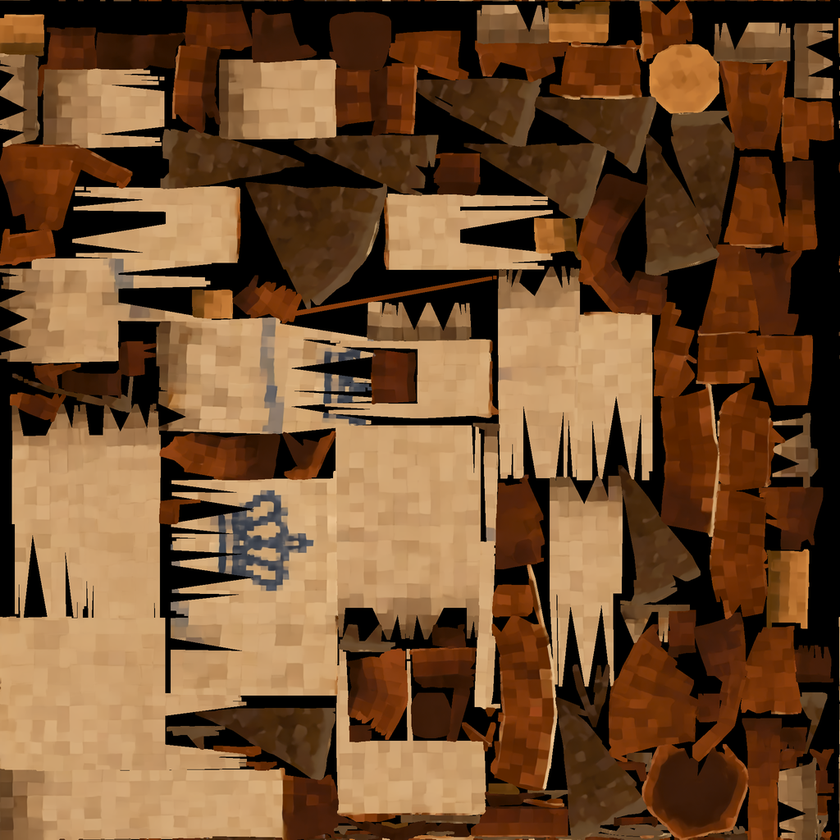
#> input picture docs/concepts/marks/jug_0.orig.png, 840 x 840 px, shrunk from 1024 x 1024 before the run
$ python clean_jug_texture.py
#> lines starting #> are read from the running program, lines starting #| are printed output that depends on the picture; after the words box and inside, x2 and y2 are one past the last pixel; in counts of white or black regions, pixels touching at a corner belong together
"""Paints the blue crown out of the Meshy jug's own texture (assets/items/jug_0.png).
Meshy baked a crown stamp into the jug, so every version showed it, and the RED WINGS copy showed both stamps. The stamp is now drawn per
version by scripts/marks.gd (the real crown, RED WINGS, the crown with ®), so the jug's glaze must be blank where it sat.
Every clearly blue pixel is filled from its unblue neighbours, working inward from the edge of the stamp, so the glaze's pixel pattern
continues across. Works from the untouched original, docs/concepts/marks/jug_0.orig.png. Run: python tools/clean_jug_texture.py  (needs Pillow, numpy, scipy)
"""
import os
import shutil
import numpy as np
from PIL import Image
from scipy import ndimage

ROOT = os.path.join(os.path.dirname(os.path.abspath(__file__)), "..")
TEX = os.path.join(ROOT, "assets", "items", "jug_0.png")
ORIG = os.path.join(ROOT, "docs", "concepts", "marks", "jug_0.orig.png")      # the untouched Meshy texture, kept in the repo


# where the baked stamp is in the jug's texture: the crown, and the two bluish lines of its label band (x0, y0, x1, y1 as fractions)
STAMP_AREAS = [(0.19, 0.56, 0.40, 0.71), (0.29, 0.36, 0.33, 0.54), (0.37, 0.36, 0.46, 0.5)]


def main():
    if not os.path.exists(ORIG):
        os.makedirs(os.path.dirname(ORIG), exist_ok=True)
        shutil.copy(TEX, ORIG)
    im = Image.open(ORIG).convert("RGB")
#> im is the input picture: PIL image 840x840 RGB; mean R, G, B 114, 78.4, 46.8
    a = np.asarray(im).astype(np.float32)
    r, g, b = a[..., 0], a[..., 1], a[..., 2]
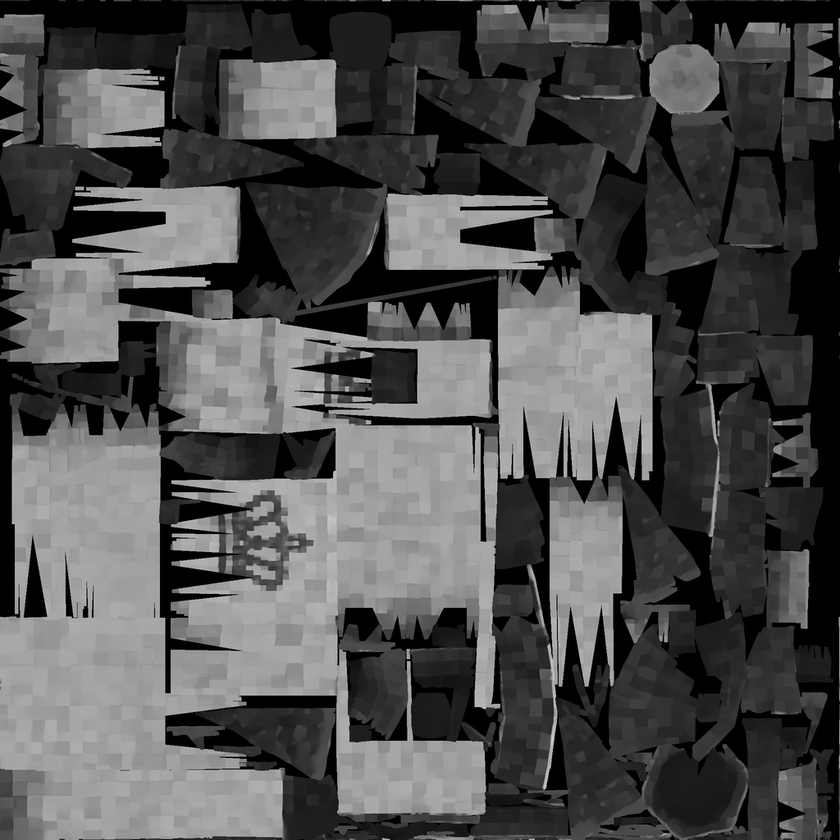
#> g: shape (840, 840) float32; min 0, max 210, mean 78.4
    lum = 0.299 * r + 0.587 * g + 0.114 * b
    inky = (b > r - 32) & (lum > 25)                            # the stamp's grey-blue ink (the cream glaze is far warmer: b - r < -50)
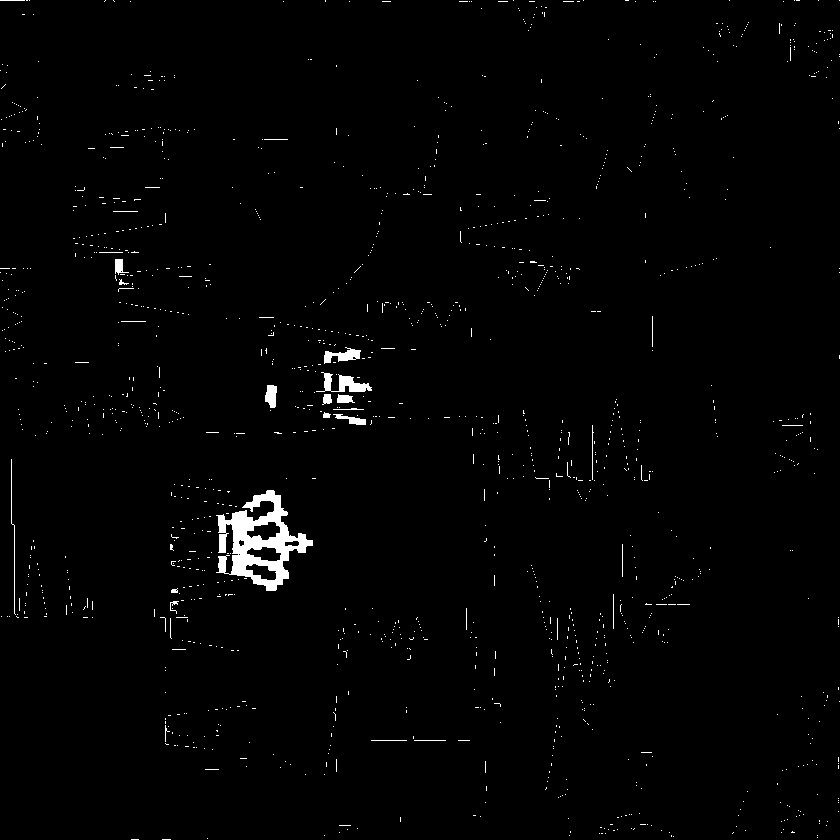
#> inky: shape (840, 840) bool; 1.3% white; 1468 white regions (1438 under 20 px), largest, box (x1, y1, x2, y2) and area: (216, 490, 313, 591) 3915, (316, 372, 372, 392) 494, (324, 347, 361, 364) 315
    h, w = lum.shape
#> h = 840; w = 840
    area = np.zeros_like(inky)
    for (x0, y0, x1, y1) in STAMP_AREAS:                        # only where Meshy painted the stamp (fractions of the texture)
        area[int(y0 * h):int(y1 * h), int(x0 * w):int(x1 * w)] = True
    todo = ndimage.binary_dilation(inky & area, iterations=3) & area & (lum > 20)      # the ink and its soft edge; never the black gaps
#> todo: shape (840, 840) bool; 1.6% white; 57 white regions (21 under 20 px), largest, box (x1, y1, x2, y2) and area: (190, 487, 316, 594) 6248, (311, 392, 367, 420) 890, (312, 371, 375, 393) 830
    print("stamp pixels:", int(todo.sum()))
#| stamp pixels: 11017
    filled = a.copy()
    known = ~todo & (lum > 60)                                  # fill from glaze only, never from the black gaps between islands
#> known: shape (840, 840) bool; 52.3% white; 184 black regions (121 under 20 px), largest, box (x1, y1, x2, y2) and area: (0, 0, 840, 840) 275506, (0, 321, 335, 693) 31179, (310, 207, 499, 410) 7724
    while todo.any():
        ring = todo & ndimage.binary_dilation(known)
        if not ring.any():
            break
        acc = np.zeros_like(filled)
        cnt = np.zeros(todo.shape, np.float32)
        for dy in (-1, 0, 1):
            for dx in (-1, 0, 1):
                if dx == 0 and dy == 0:
                    continue
                sh = np.roll(np.roll(filled, dy, 0), dx, 1)
                kn = np.roll(np.roll(known, dy, 0), dx, 1)
                acc += sh * kn[..., None]
                cnt += kn
        ys, xs = np.nonzero(ring)
        filled[ys, xs] = acc[ys, xs] / np.maximum(cnt[ys, xs], 1)[..., None]
        todo[ys, xs] = False
        known[ys, xs] = True                                    # filled pixels feed the next ring inward
#> this loop made 22 passes
#> (ys, xs) on pass 21: ([513], [233])
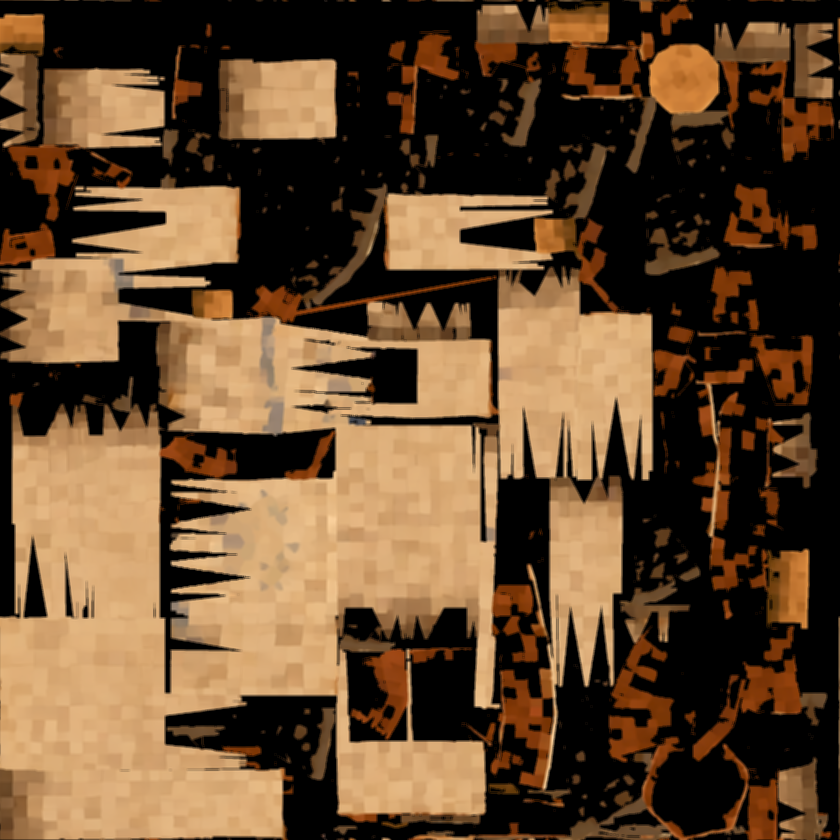
#> acc: shape (840, 840, 3) float32; mean R, G, B 752, 552.7, 355.7; drawn with min black and max white
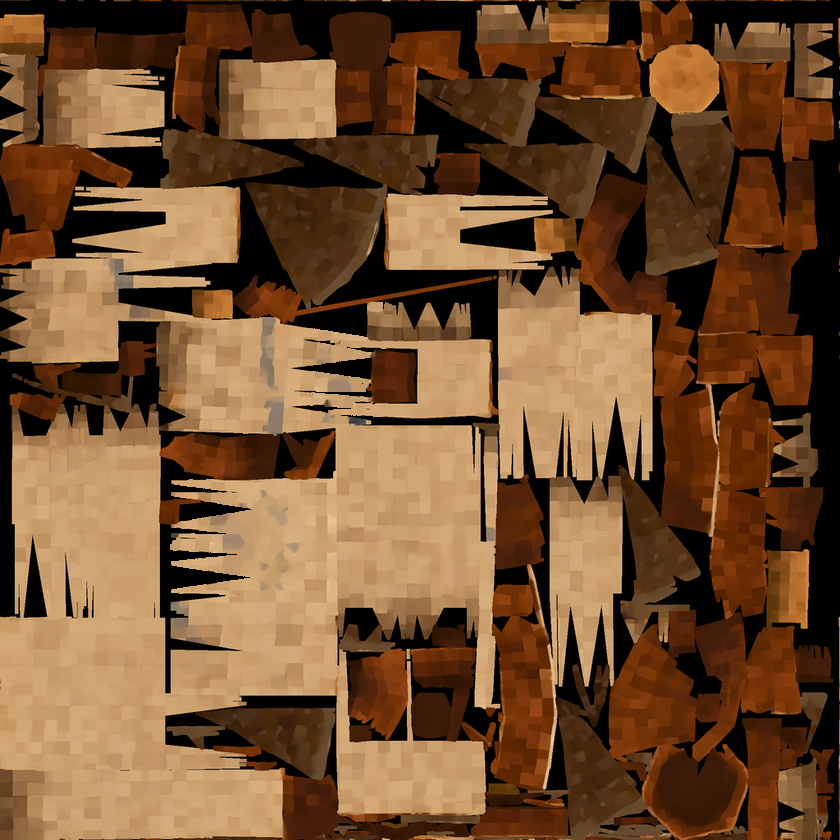
#> filled: shape (840, 840, 3) float32; mean R, G, B 115, 79.1, 47.1
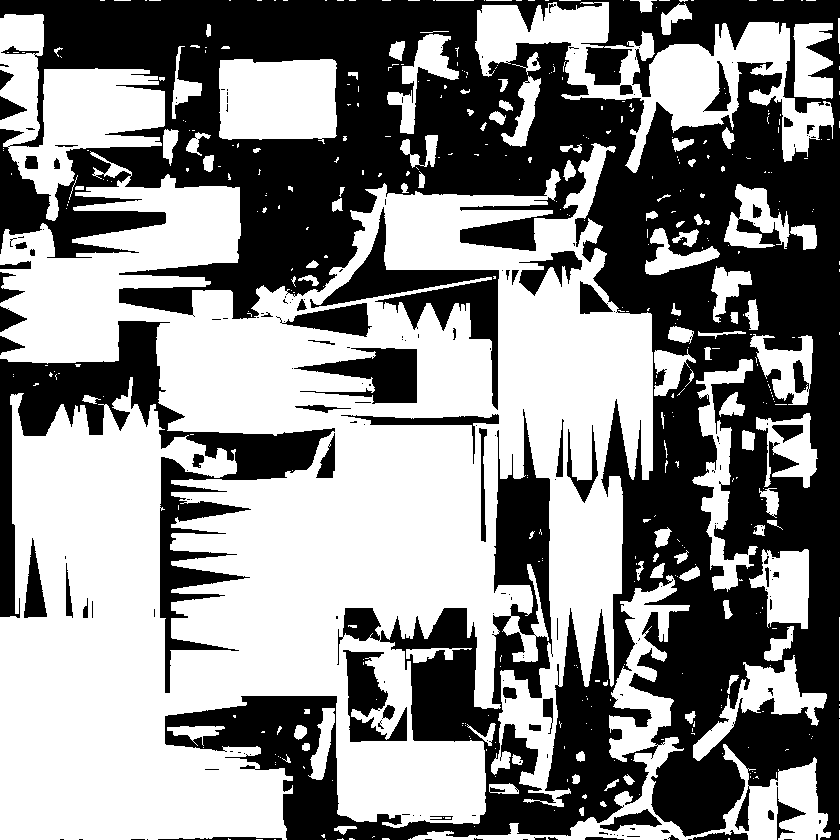
#> known: shape (840, 840) bool; 53.9% white; 193 black regions (129 under 20 px), largest, box (x1, y1, x2, y2) and area: (0, 0, 840, 840) 273472, (0, 321, 335, 693) 23889, (310, 207, 499, 410) 7625
#> ring: shape (840, 840) bool; every value is 0
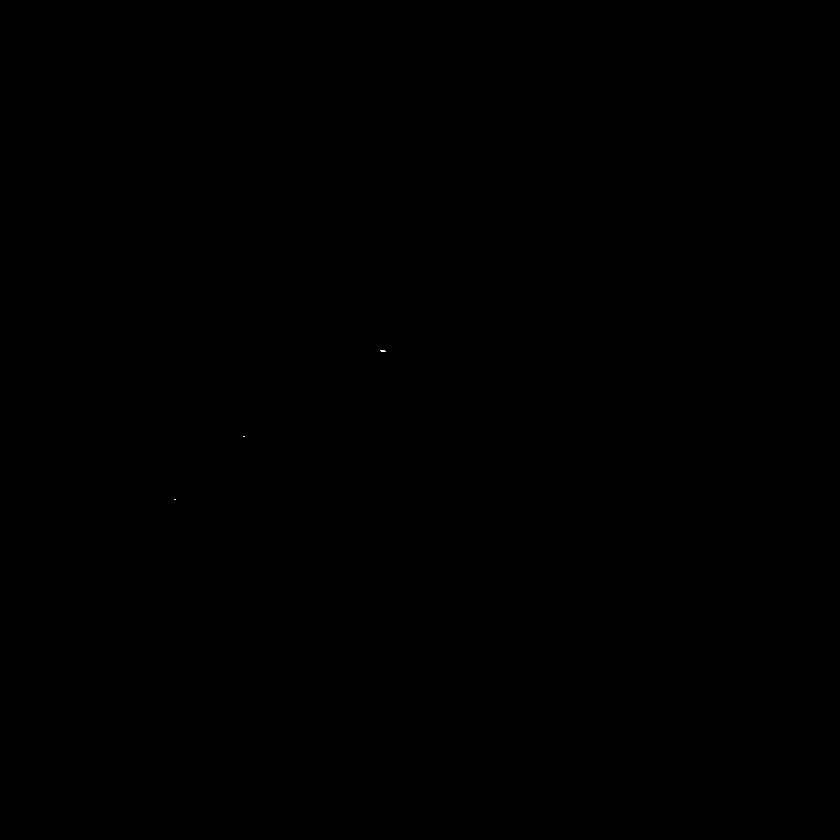
#> todo: shape (840, 840) bool; 0% white in thin lines or dots, all inside (x1, y1, x2, y2) = (174, 350, 386, 500)
    Image.fromarray(np.clip(filled, 0, 255).astype(np.uint8)).save(TEX)
    print("cleaned", TEX)


if __name__ == "__main__":
    main()

$ run again, with assets/items/barometer_0.png copied over docs/concepts/marks/jug_0.orig.png
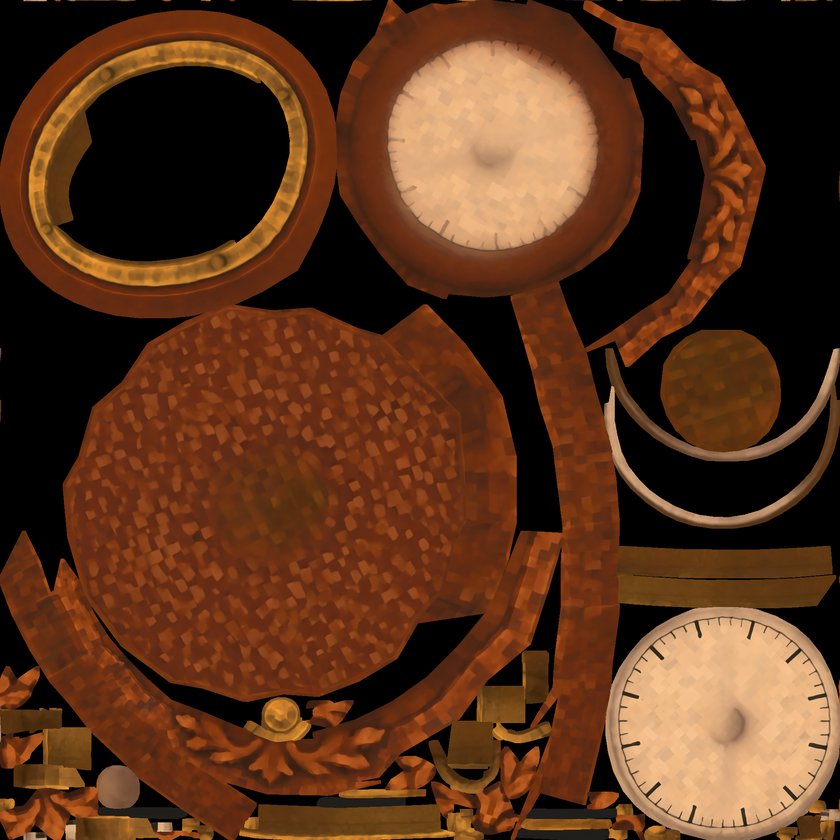
#> input picture assets/items/barometer_0.png, 840 x 840 px, shrunk from 2048 x 2048 before the run
#> in main, im is the input picture: PIL image 840x840 RGB; mean R, G, B 89.4, 50.7, 26.6
#> in main, `inky = (b > r - 32) & (lum > 25)                            # the stam..`:
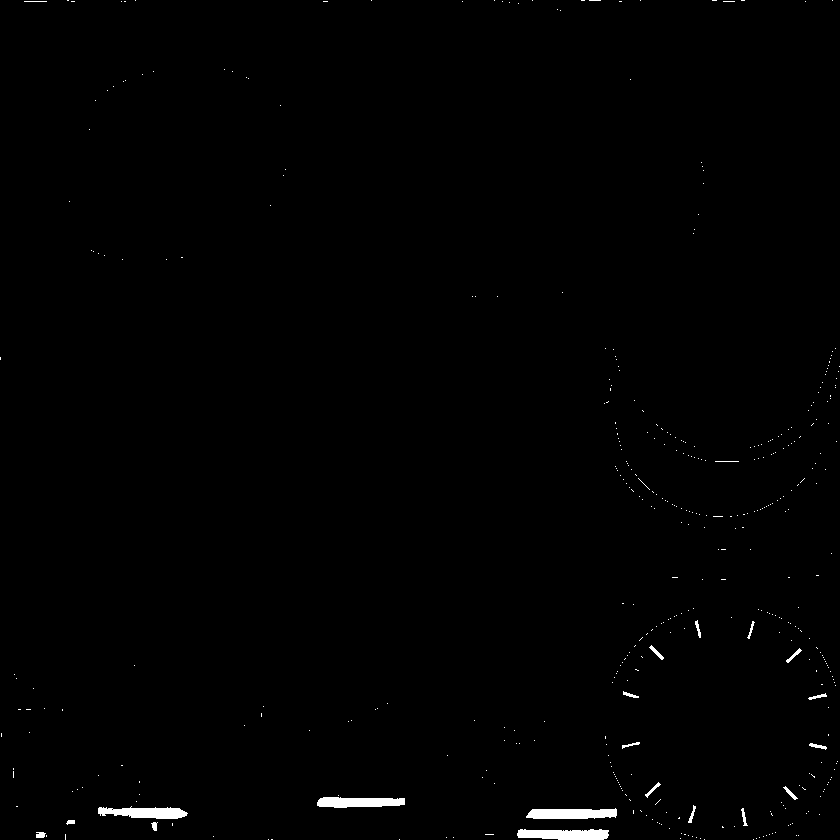
#> inky: shape (840, 840) bool; 0.66% white; 440 white regions (419 under 20 px), largest, box (x1, y1, x2, y2) and area: (517, 829, 609, 840) 842, (526, 808, 617, 819) 835, (98, 806, 188, 819) 792
#> todo: shape (840, 840) bool; every value is 0
#| stamp pixels: 0
#> in main, `known = ~todo & (lum > 60)`:
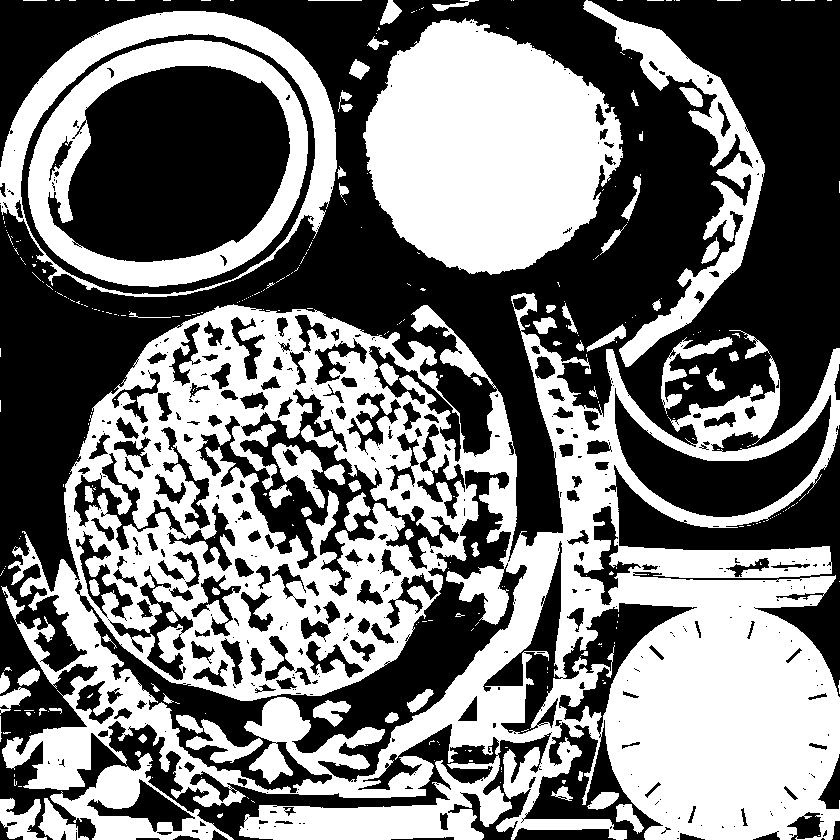
#> known: shape (840, 840) bool; 46.9% white; 333 white regions (258 under 20 px), largest, box (x1, y1, x2, y2) and area: (1, 293, 840, 840) 217257, (363, 18, 623, 275) 47298, (28, 40, 308, 287) 18846
